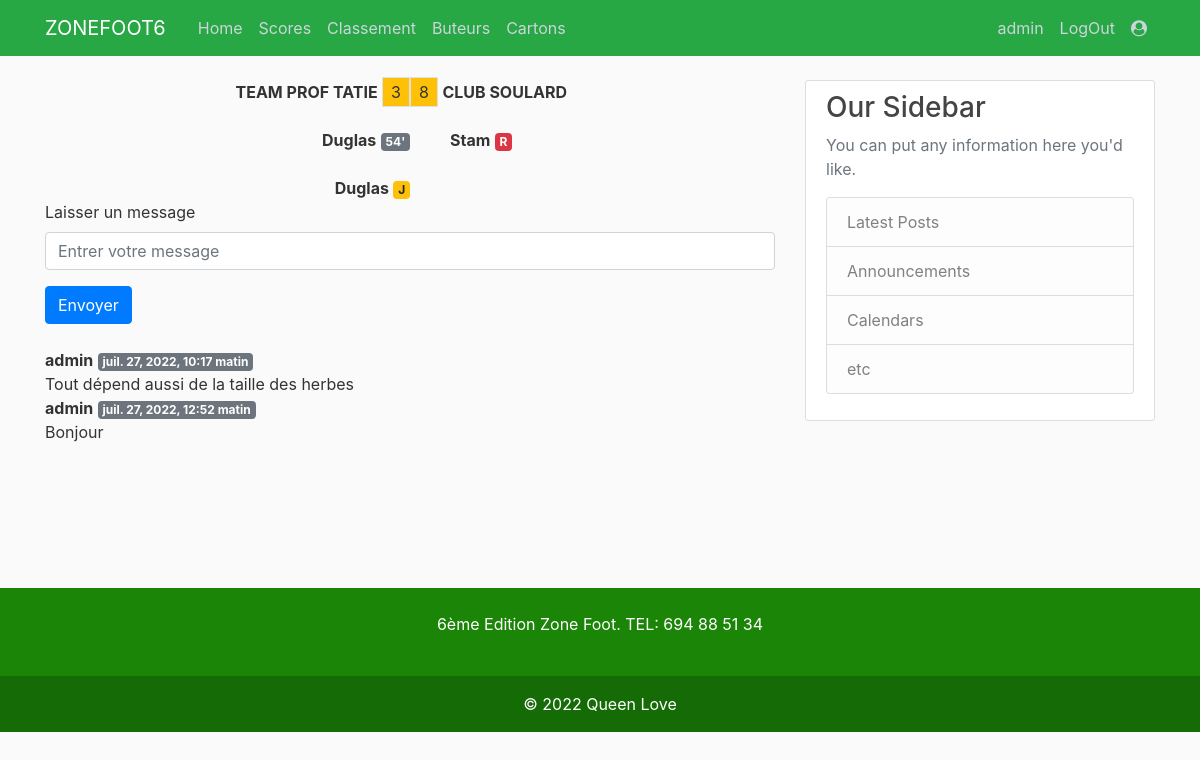
The page /fixture_detail/1/ (signed in) on the database its author committed.
### scores/models.py (models this page shows, shortened)
class Fixture(models.Model):
    home_team = models.ForeignKey(Team, on_delete=models.CASCADE, related_name='home_games')
    away_team = models.ForeignKey(Team, on_delete=models.CASCADE, related_name='away_games')
    home_goals = models.PositiveSmallIntegerField(default=0)
    away_goals = models.PositiveSmallIntegerField(default=0)
    game_finished = models.BooleanField(default=False)
    date = models.DateTimeField()
    created_at = models.DateTimeField(auto_now_add=True)
    updated = models.DateTimeField(auto_now=True)

class Team(models.Model):
    name = models.CharField(max_length=128, unique=True)
    affiliation = models.BooleanField(default=True)
    created_at = models.DateTimeField(auto_now_add=True)
    updated = models.DateTimeField(auto_now=True)
    def __str__(self):
        return self.name

class But(models.Model):
    match = models.ForeignKey(Fixture, on_delete=models.CASCADE)
    player = models.ForeignKey(Player, on_delete=models.CASCADE)
    minute = models.PositiveIntegerField()
    created_at = models.DateTimeField(auto_now_add=True)
    updated = models.DateTimeField(auto_now=True)

class Player(models.Model):
    name = models.CharField(max_length=128, unique=True)
    team = models.ForeignKey(Team, on_delete=models.CASCADE)
    affiliation = models.PositiveIntegerField(default=0)
    created_at = models.DateTimeField(auto_now_add=True)
    updated = models.DateTimeField(auto_now=True)

class Carton(models.Model):
    match = models.ForeignKey(Fixture, on_delete=models.CASCADE)
    player = models.ForeignKey(Player, on_delete=models.CASCADE)
    date = models.DateTimeField()
    team = models.ForeignKey(Team, on_delete=models.CASCADE)
    type_carton = models.CharField(choices=TYPE_CARTON, max_length=7)
    paye = models.BooleanField(default=False)
    created_at = models.DateTimeField(auto_now_add=True)
    updated = models.DateTimeField(auto_now=True)

class Comment(models.Model):
    user = models.ForeignKey(User, on_delete=models.CASCADE)
    match = models.ForeignKey(Fixture, on_delete=models.CASCADE)
    text = models.TextField()
    created_at = models.DateTimeField(auto_now_add=True)
    updated = models.DateTimeField(auto_now=True)

### scores/views.py (the view)
# urls.py: path('fixture_detail/<int:id>/', views.fixture_detail, name='fixture_detail'),
@login_required
def fixture_detail(request, id):
    fixture = get_object_or_404(Fixture, pk=id)
    home_team = fixture.home_team
    away_team = fixture.away_team
    home_team_buts = But.objects.filter(match = fixture, player__team = home_team)
    away_team_buts = But.objects.filter(match = fixture, player__team = away_team)
    home_team_cartons = Carton.objects.filter(match = fixture, player__team = home_team)
    away_team_cartons = Carton.objects.filter(match = fixture, player__team = away_team)
    comments = Comment.objects.filter(match = fixture).order_by('-created_at')
    paginator = Paginator(comments, 20)
    page = request.GET.get('page', 1)
    comments = paginator.get_page(page)
    context={'home_team_buts': home_team_buts, 'away_team_buts': away_team_buts, 'away_team_cartons': away_team_cartons,
    'home_team_cartons':home_team_cartons, 'fixture': fixture, 'comments': comments}
    return render(request, 'fixture_detail.html', context)

### scores/templates/fixture_detail.html (shortened to what this page needs)
{% extends 'base.html' %}
{% load static %}
{% block content %}
<main>
    <div id="fixturelist-container">
    <div class="fixture row">
        <div class="home col-6 text-right p-0">
            <span class="font-weight-bold">{{ fixture.home_team }}</span>
            <span class="border px-2 py-1 bg-warning">{{ fixture.home_goals }}</span>
            <br>
            <div>
                <br>
                <ul style="list-style: none;">
                    {% for b in home_team_buts %}
                    <li>
                        <span class="font-weight-bold">{{ b.player.name }}</span>
                        <span class="badge badge-secondary">{{ b.minute }}'</span>
                    </li>
                    {% endfor %}
                </ul>
            </div>
            <br>
            <div>
                <ul style="list-style: none;">
                    {% for c in home_team_cartons %}
                    <li>
                        <span class="font-weight-bold">{{ c.player.name }}</span>
                        {% if c.type_carton == 'JAUNE' %}
                        <span class="badge badge-warning">J</span>
                        {% else %}
                        <span class="badge badge-danger">R</span>
                        {% endif %}
                    </li>
                    {% endfor %}
                </ul>
            </div>
        </div>
        <div class="away col-6 text-left p-0">
            <span class="border px-2 py-1 bg-warning">{{ fixture.away_goals }}</span>
            <span class="font-weight-bold">{{ fixture.away_team }}</span>
            <br>
            <div>
                <br>
            </div>
            <div>
                <ul style="list-style: none;">
                    {% for c in away_team_cartons %}
                    <li>
                        <span class="font-weight-bold">{{ c.player.name }}</span>
                        {% if c.type_carton == 'JAUNE' %}
                        <span class="badge badge-warning">J</span>
                        {% else %}
                        <span class="badge badge-danger">R</span>
                        {% endif %}
                    </li>
                    {% endfor %}
                </ul>
            </div>
        </div>
    </div>
    <div class="row">
    <div class="col-sm-12">
        <form action="{% url 'addMessage' %}" method="post">
            <div class="form-group">
                <label>Laisser un message</label>
                <input type="text" name="comment" placeholder="Entrer votre message" class="form-control" required>
            </div>
            <button type="submit" class="btn btn-primary">Envoyer</button>
        </form>
        <br>
        <div>
            {% for comment in comments %}
            <div class="row mt-10">
                <div class="col-md-12">
                    <b>{{comment.user.username}}</b> <span class="badge badge-secondary">{{comment.created_at}}</span>
                    <div>{{ comment.text }}</div>
                </div>
            </div>
            {% endfor %}
        </div>
    </div>
    </div>
    </div>
    <br>
    <br>
</main>
{% endblock %}

### scores/templates/base.html (shortened to what this page needs)
{% load static %}
<!DOCTYPE html>
<html>
<head>
    <link rel="stylesheet" href="https://cdnjs.cloudflare.com/ajax/libs/font-awesome/4.7.0/css/font-awesome.min.css">
    <link rel="stylesheet" href="https://maxcdn.bootstrapcdn.com/bootstrap/4.0.0/css/bootstrap.min.css">
    <link rel="stylesheet" type="text/css" href="{% static 'style.css' %}">
</head>
<body>
	<header class="site-header">
	  <nav class="navbar navbar-expand-md navbar-dark bg-success fixed-top">
	    <div class="container">
	      <a class="navbar-brand mr-4" href="{% url 'index' %}">ZONEFOOT6</a>
	      <div class="collapse navbar-collapse" id="navbarToggle">
	        <div class="navbar-nav mr-auto">
	          <a class="nav-item nav-link" href="{% url 'index' %}">Home</a>
	          <a class="nav-item nav-link" href="{% url 'fixtures' %}">Scores</a>
	          <a class="nav-item nav-link" href="{% url 'classement' %}">Classement</a>
	          <a class="nav-item nav-link" href="{% url 'clsbuteurs' %}">Buteurs</a>
	          <a class="nav-item nav-link" href="{% url 'cards' %}">Cartons</a>
	        </div>
	        <div class="navbar-nav">
	             {% if user.is_authenticated %}
				<a class="nav-item nav-link" href="{% url 'profile' %}">{{ request.user.username }}</a>
				<a class="nav-item nav-link" href="{% url 'logout' %}">LogOut</a>
			  {% else %}
				<a class="nav-item nav-link" href="{% url 'login' %}">Login</a>
				<a class="nav-item nav-link" href="{% url 'inscription' %}">Register</a>
			  {% endif %}
			  <a class="nav-item nav-link" href="/admin/" target="_blank">
				  <i class="fa fa-user-circle" aria-hidden="true"></i></a>
	        </div>
	      </div>
	    </div>
	  </nav>
	</header>
	<main role="main" class="container">
	  <div class="row">
	    <div class="col-md-8">
	      {% block content %}{% endblock %}
	    </div>
	    <div class="col-md-4">
	      <div class="content-section">
	        <h3>Our Sidebar</h3>
	        <p class='text-muted'>You can put any information here you'd like.
	          <ul class="list-group">
	            <li class="list-group-item list-group-item-light">Latest Posts</li>
	            <li class="list-group-item list-group-item-light">Announcements</li>
	            <li class="list-group-item list-group-item-light">Calendars</li>
	            <li class="list-group-item list-group-item-light">etc</li>
	          </ul>
	        </p>
	      </div>
	    </div>
	  </div>
	  <br>
	  <br>
	  <br>
	  <br>
	</main>
<section class="">
  <footer class="text-center text-white" style="background-color: #1A8507;">
    <div class="container p-4 pb-0">
      <section class="">
        <p class="d-flex justify-content-center align-items-center">
          <span class="me-3">6ème Edition Zone Foot. TEL: 694 88 51 34 </span>
        </p>
      </section>
    </div>
    <div class="text-center p-3" style="background-color: rgba(0, 0, 0, 0.2);">
      <a class="text-white" href="#">© 2022 Queen Love </a>
    </div>
  </footer>
</section>
</body>
</html>

### static/style.css (style rules this page uses)
body { background: #fafafa; color: #333333; margin-top: 5rem; }
h1, h2, h3, h4, h5, h6 { color: #444444; }
ul { margin: 0; }
.site-header .navbar-nav .nav-link { color: #cbd5db; }
.content-section { background: #ffffff; padding: 10px 20px; border: 1px solid #dddddd; border-radius: 3px; margin-bottom: 20px; }

### rows shown on the page
Fixture: home_team "TEAM PROF TATIE", home_goals "3", away_goals "8", away_team "CLUB SOULARD"
But: player.name "Duglas", minute "54"
Carton: player.name "Duglas", type_carton "J"
Carton: player.name "Stam", type_carton "R"
Comment: user.username "admin", created_at "juil. 27, 2022, 10:17 matin", text "Tout dépend aussi de la taille des herbes"
Comment: user.username "admin", created_at "juil. 27, 2022, 12:52 matin", text "Bonjour"

### other values the page prints
{{ request.user.username }} "admin"
